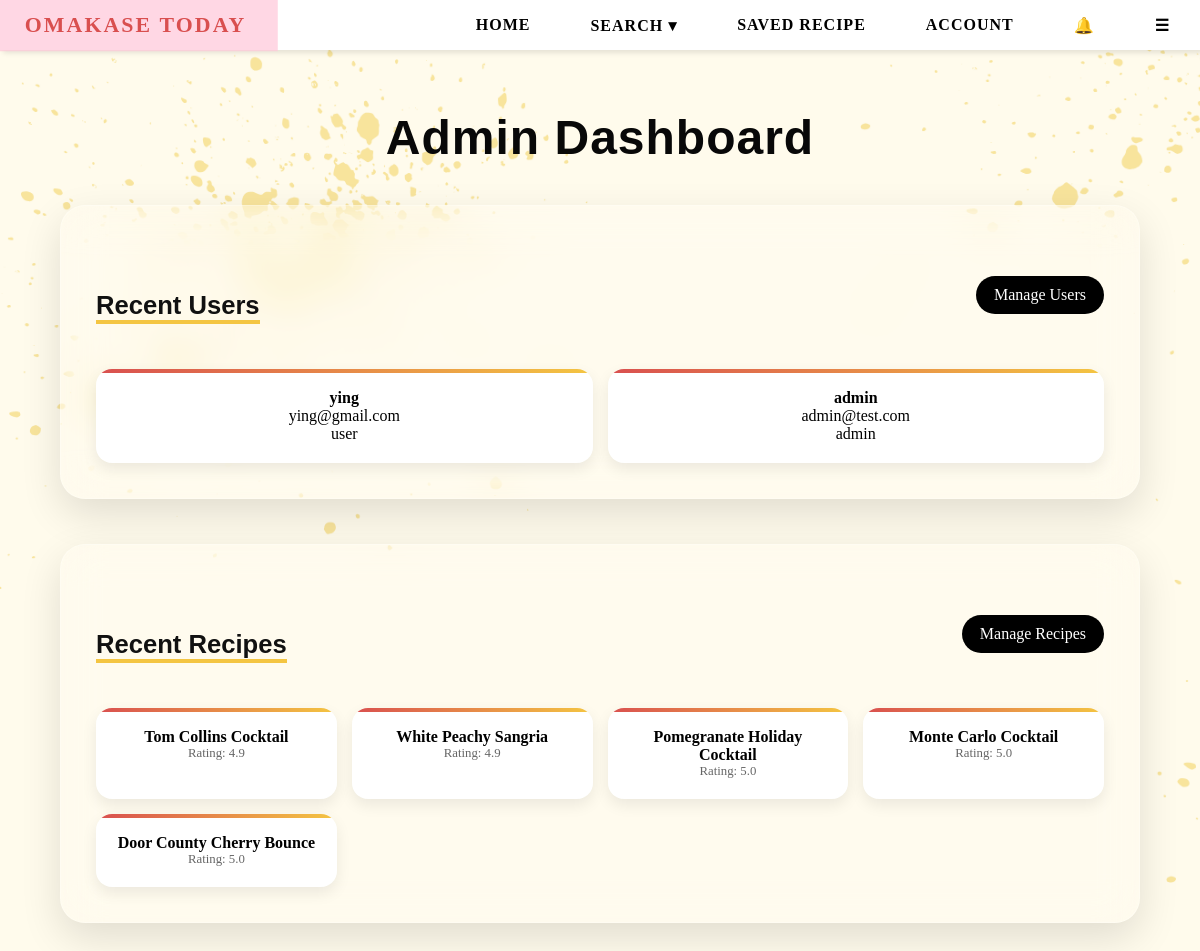
Page /admin (signed in) on the committed database.
### tables this page shows
CREATE TABLE users (
        email TEXT PRIMARY KEY,
        username TEXT,
        password TEXT,
        bio TEXT,
        profile_pic TEXT,
        role TEXT DEFAULT 'user'
    , reset_token TEXT, reset_used INTEGER DEFAULT 0, reset_viewed INTEGER DEFAULT 0);

### app.py (the view)
@app.route("/admin")
def admin():
    if session.get("role") != "admin":
        return "403 Forbidden"
    conn = sqlite3.connect(DB_PATH)
    c = conn.cursor()
    c.execute("SELECT email, username, role FROM users ORDER BY rowid DESC LIMIT 5")   #sqlite
    recent_users = c.fetchall()
    conn.close()
    recent_recipes = Recipe.query.order_by(Recipe.id.desc()).limit(5).all()  #recipes(SQLAIchemy)
    return render_template(
        "admin.html",
        recent_users=recent_users,
        recent_recipes=recent_recipes
    )

### app.py (called while the page is built)
@app.context_processor
def inject_notifications():
    if "user" not in session:
        return dict(
            new_notifications=[],
            old_notifications=[],
            notif_count=0
        )
    conn = sqlite3.connect(DB_PATH)
    c = conn.cursor()
    c.execute("""
        SELECT message, is_read, created_at
        FROM notifications
        WHERE user_email = ?
        ORDER BY created_at DESC
        LIMIT 5
    """, (session["user"],))
    rows = c.fetchall()
    new_notifs = [n for n in rows if n[1] == 0]
    old_notifs = [n for n in rows if n[1] == 1]
    c.execute("""
        SELECT COUNT(*) FROM notifications
        WHERE user_email = ? AND is_read = 0
    """, (session["user"],))
    count = c.fetchone()[0]
    conn.close()
    return dict(
        new_notifications=new_notifs,
        old_notifications=old_notifs,
        notif_count=count
    )

### templates/admin.html
{% extends "base.html" %}
{% block content %}
<div class="admin-dashboard">
    <h1 class="admin-title">Admin Dashboard</h1>
    <div class="admin-section">
        <div class="section-header">
            <h2>Recent Users</h2>
            <a href="/admin/users" class="manage-btn">Manage Users</a>
        </div>
        <div class="card-grid">
            {% for user in recent_users %}
            <div class="mini-card">
                <p><b>{{ user[1] }}</b></p>
                <p class="muted">{{ user[0] }}</p>
                <span class="badge">{{ user[2] }}</span>
            </div>
            {% endfor %}
        </div>
    </div>
    <div class="admin-section">
        <div class="section-header">
            <h2>Recent Recipes</h2>
            <a href="/admin/recipes" class="manage-btn">Manage Recipes</a>
        </div>
        <div class="card-grid">
            {% for r in recent_recipes %}
            <div class="mini-card">
                <p><b>{{ r.name }}</b></p>
                <p style="font-size: 0.8rem; color: #666;">Rating: {{ r.rating }}</p>
            </div>
            {% endfor %}
        </div>
    </div>
</div>
{% endblock %}

### static/css/style.css (style rules this page uses)
* { margin: 0; padding: 0; font-family: 'DM Serif Display', serif; }
html { text-align: center; }
body { height: 100%; background-image: url(../css/picture/background.png); background-size: cover; margin: 0; }
h2 { font-family: 'Montserrat', sans-serif; margin-top: 50px; font-size: 2rem; color: #111; border-bottom: 4px solid #f4c542; display: inline-block; margin-bottom: 25px; }
h1 { font-family: 'Fredoka', sans-serif; font-weight: 700; font-size: 3rem; margin-bottom: 15px; color: #111; }
h1 { margin-top: 50px !important; text-align: center !important; }
.admin-dashboard { width: 90%; margin: 60px auto; }
.admin-title { text-align: left; font-size: 3rem; margin-bottom: 40px; color: #080808; letter-spacing: 1px; }
.admin-section { background: rgba(255,255,255,0.12); backdrop-filter: blur(20px); border-radius: 25px; padding: 35px; margin-bottom: 45px; border: 1px solid rgba(255,255,255,0.25); box-shadow: 0 15px 40px rgba(0,0,0,0.12); transition: 0.3s ease; }
.section-header { display: flex; justify-content: space-between; align-items: center; margin-bottom: 20px; }
.section-header h2 { font-size: 1.6rem; }
.manage-btn { padding: 10px 18px; background: black; color: white; border-radius: 999px; text-decoration: none; transition: 0.3s; }
.card-grid { display: grid; grid-template-columns: repeat(auto-fit, minmax(220px, 1fr)); gap: 15px; }
.mini-card { background: white; padding: 20px; border-radius: 16px; box-shadow: 0 6px 15px rgba(0,0,0,0.08); transition: 0.3s ease; position: relative; overflow: hidden; }
.mini-card::before { content: ""; position: absolute; top: 0; left: 0; height: 4px; width: 100%; background: linear-gradient(90deg, #d94f4f, #f4c542); }

### rows in the picture
users: username "ying", email "ying@gmail.com", role "user"
users: username "admin", email "admin@test.com", role "admin"

### other values in the picture
{{ r.name }} "Tom Collins Cocktail" "White Peachy Sangria" "Pomegranate Holiday Cocktail" "Monte Carlo Cocktail" "Door County Cherry Bounce"
{{ r.rating }} "4.9" "4.9" "5.0" "5.0" "5.0"
